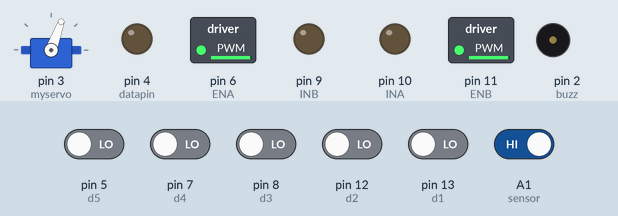
The sketch below on a simulated Arduino Uno, built with avr-gcc and run on an emulated ATmega328P. Shown: servo, switched loads named in the sketch (green lamp = pin HIGH), output pins drawn as LEDs (lit = HIGH), buzzer (waves = sounding, pin HIGH). The inputs (shaded band) are chosen by the test bench; at power-on: A1 (sensor) HIGH, pin 5 (d5), pin 7 (d4), pin 8 (d3), pin 12 (d2), pin 13 (d1) LOW. At 8.3 s the program stops and its outputs stay as they are.

Above: at 1.2 s.
1.3 s: pin 7 (d4) driven HIGH
At 2.2 s:
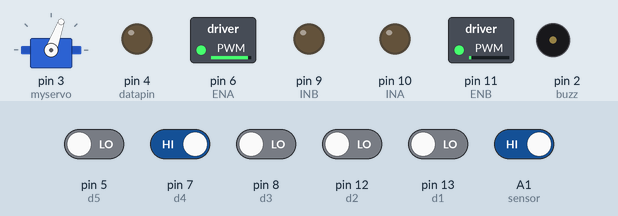
2.8 s: pin 5 (d5) driven HIGH
At 3.3 s:
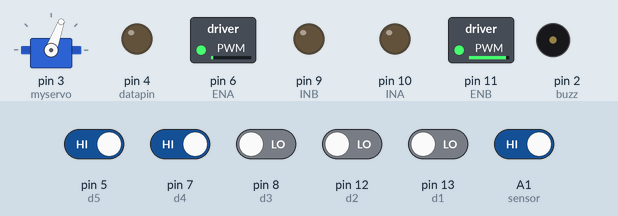
4.3 s: A1 (sensor) driven LOW
At 5.7 s:
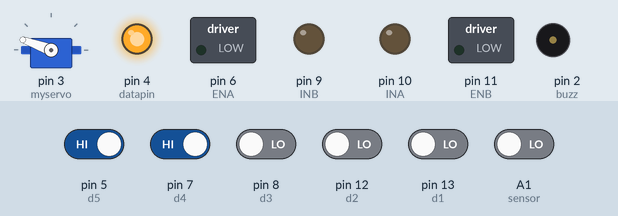
Timing chart, 0 to 9.8 s (numbered marks = the images above; inputs shaded):
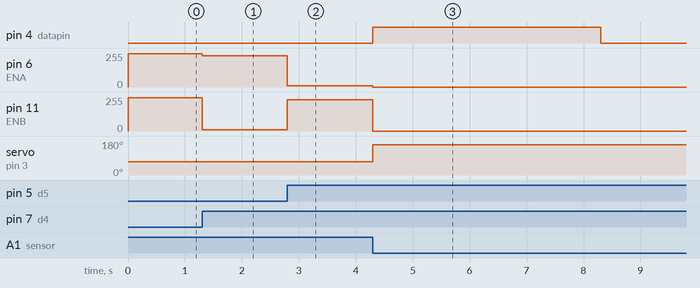

Measured:
- after the input at 1.3 s, pin 6 (ENA): 250/255 → 234/255 at once; pin 11 (ENB): 250/255 → 10/255 at once
- after the input at 2.8 s, pin 6 (ENA): 234/255 → 10/255 at once; pin 11 (ENB): 10/255 → 234/255 at once
- after the input at 4.3 s, pin 4 (datapin): LOW → HIGH at once, → LOW 4.0 s later; pin 6 (ENA): 10/255 → 0/255 at once; pin 11 (ENB): 234/255 → 0/255 at once; servo on pin 3 (myservo): 70° → 160° at once

The sketch:

trafik_bedel.ino
```cpp
//Robotistan.com L298 motor sürücü kartı örnek kodu.

#include <Servo.h>

Servo myservo;


int mes = 0;
int sensor = A1;
int INB = 9;   //MotorA çıkışı için pwm kontrol pini
int ENA = 6;  //MotorB çıkışı için pwm kontrol pini
int INA = 10;  //MotorA çıkışı için yön kontrol pini
int ENB = 11;  //MotorB çıkışı için yön kontrol pini
int a=-15;
int hiz = 0;   //hız değeri
int buzz = 2;
int kp=10;
int kd=30;
int P=0,D=0,PD=0;
int delta=0;
int hata=0,hata0=0;
int data=0;
int max_h=240;
int bsl = 0;
int but=A0;
int but_s;
int d1=13, d2=12,d3=8,d4=7,d5=5;
int ds1=0, ds2=0,ds3=0,ds4=0,ds5=0;
int datapin=4;

void dataOku(){
ds1=digitalRead(d1);ds2=digitalRead(d2);ds3=digitalRead(d3);ds4=digitalRead(d4);ds5=digitalRead(d5);
//digitalWrite(L5,ds5);digitalWrite(L4,ds4); digitalWrite(L3,ds3); digitalWrite(L2,ds2); digitalWrite(L1,ds1);
hata=ds4*8+ds3*4+ds2*2+ds1;
if(ds5==1)hata=-hata;
//Serial.print("Hata:");
//Serial.println(hata);
}

void motor(signed int sol, signed int sag) {
  if (sol >= 0) {
    digitalWrite(INA, LOW);
    analogWrite(ENA, sol);
  }
  else {
    digitalWrite(INA, HIGH);
    analogWrite(ENA, 255+sol);
  }
  if (sag >= 0) {
    digitalWrite(INB, LOW);
    analogWrite(ENB, sag);
  }
  else {
    digitalWrite(INB, HIGH);
    analogWrite(ENB, 255+sag);
  }
}

void aci(signed int aci)
{
  motor(250 + aci, 250-aci);
 // if(aci<0)  motor(200 + aci, 200-aci);
  //else  motor(200+aci , 200- aci);
}
void setup()
{
  pinMode(ENA, OUTPUT);  //Kontrol pinleri çıkış olarak ayarlanır
  pinMode(ENB, OUTPUT);
  pinMode(INA, OUTPUT);
  pinMode(INB, OUTPUT);
 pinMode(buzz, OUTPUT);

  pinMode(d1, INPUT);pinMode(d2, INPUT);pinMode(d3, INPUT);pinMode(d4, INPUT);pinMode(d5, INPUT);
  pinMode(datapin,OUTPUT);
  pinMode(but, INPUT_PULLUP);
  analogWrite(ENA, 0);  //İki motor da durur
  analogWrite(ENB, 0);
  Serial.begin(9600);
  pinMode(sensor, INPUT);
  myservo.attach(3);
  myservo.write(70);
  motor(0,0);
//
//  but_s=digitalRead(but);
//  while(but_s){but_s=digitalRead(but);}
//
//  for(int i=0;i<3;i++){
//    digitalWrite(buzz,1);delay(200);
//    digitalWrite(buzz,0);delay(200);
//    }

}


void buzOt(int ot){
  for(int i=0;i<ot;i++){
    digitalWrite(buzz,1);delay(200);
   digitalWrite(buzz,0);delay(200);
   }}
void kamera()
{
  mes = digitalRead(sensor);

  if (mes == 0){
    motor(0,0);
    myservo.write(160);
    digitalWrite(datapin,1);
    delay(4000);
    digitalWrite(datapin,0);
    while(1);
    while(hata==0){dataOku();Serial.println(hata);motor(0,0);}
    digitalWrite(datapin,0);
    while(1);
    delay(1000);
    myservo.write(70);
    if(hata==15) {buzOt(1);motor(90,150);delay(5500);motor(0,0);}
    else if(hata==-12){buzOt(3);motor(90,150);delay(2850);motor(35,125);delay(4000);motor(0,0);}
    else if(hata==12){buzOt(2);motor(100,145);delay(2200);motor(140,40);delay(3000);motor(0,0);}


  }
  else  { myservo.write(70);
  digitalWrite(datapin,0);
  }

}
void loop() {
dataOku();
kamera();

if(hata == -15){
      motor(0, 0);
    }
else if(abs(hata)<12){

    P=kp*hata;
    delta=hata-hata0;
    D=kd*delta;
    PD=P+D;
    if(PD>max_h) PD=max_h;
    if(PD<(-max_h)) PD=-max_h;

      aci(PD);
}
else {


  }


    //Serial.println(PD);
    //Serial.println(PD);
  //}
}
```
